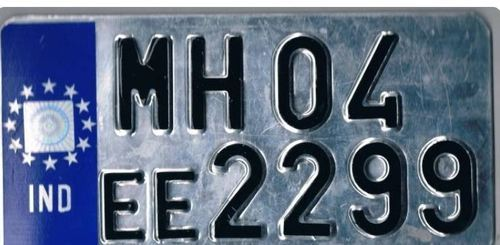
#> input picture data/images/62.jpg, 500 x 245 px, found by its file name
$ python lp_detect.py
#> lines starting #> are read from the running program, lines starting #| are printed output that depends on the picture; after the words box and inside, x2 and y2 are one past the last pixel; in counts of white or black regions, pixels touching at a corner belong together
import cv2
import pytesseract
import numpy as np
import datetime

# Read the image file 84, 234, 54, 34, 61, 74 ,214
#not working 90,65,262
image = cv2.imread('./data/images/62.JPG')
#> image is the input picture: shape (245, 500, 3); mean B, G, R 127.8, 106.2, 92.5
# image = cv2.imread('./numberPlates/321.JPG')
# image = cv2.imread('324.JPG')
# image=cv2.resize(image,(600,400))
# Convert to Grayscale Image
gray_image = cv2.cvtColor(image, cv2.COLOR_BGR2GRAY)
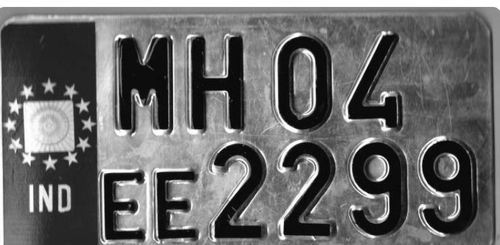
#> gray_image: shape (245, 500); min 0, max 255, mean 104.6
gray_image=cv2.bilateralFilter(gray_image,13,15,15)

# # kernel=np.array([
# # 	[1,0,0,0],
# # 	[0,1,0,0],
# # 	[0,0,1,0],
# # 	[0,0,0,1]
# # ])

# # filtered=cv2.filter2D(gray_image.copy,-1,kernel)

# # cv2.imshow("filtered",filtered)
# #Canny Edge Detection
canny_edge = cv2.Canny(gray_image, 170, 200)
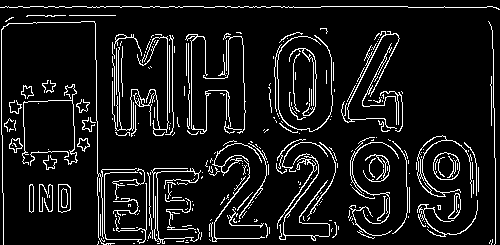
#> canny_edge: shape (245, 500); 9.3% white in thin lines or dots
# cv2.imshow("canny",canny_edge)

# Find contours based on Edges
contours, new  = cv2.findContours(canny_edge.copy(), cv2.RETR_LIST, cv2.CHAIN_APPROX_NONE)
#> contours = 332 contours, 289 with area under 20; largest, box (x1, y1, x2, y2) and area: (433, 152, 460, 180) 583, (433, 152, 460, 180) 556, (417, 135, 472, 198) 462, (58, 184, 71, 213) 318, (58, 184, 71, 213) 312; new = 332 rows, first 6: [1, -1, -1, -1], [2, 0, -1, -1], [3, 1, -1, -1], [4, 2, -1, -1], [5, 3, -1, -1], [6, 4, -1, -1]
contours=sorted(contours, key = cv2.contourArea, reverse = True)[:30]
#> contours = 30 contours; largest, box (x1, y1, x2, y2) and area: (433, 152, 460, 180) 583, (433, 152, 460, 180) 556, (417, 135, 472, 198) 462, (58, 184, 71, 213) 318, (58, 184, 71, 213) 312

# cv2.drawContours(image,contours,-1,(239,230,0),2)

# Initialize license Plate contour and x,y coordinates
contour_with_license_plate = None
license_plate = None
x = None
y = None
w = None
h = None

f=0 #set to 1 if lisence plate is detected
# Find the contour with 4 potential corners and creat ROI around it
for contour in contours:
        # Find Perimeter of contour and it should be a closed contour
        perimeter = cv2.arcLength(contour, True)
        approx = cv2.approxPolyDP(contour, 0.01 * perimeter, True)
        if len(approx) == 4: #see whether it is a Rect
            contour_with_license_plate = approx
            x, y, w, h = cv2.boundingRect(contour)
            license_plate = gray_image[y:y + h, x:x + w]
            f=1

            break
#> this loop made 30 passes
#> perimeter on passes 1 to 12: 90.77, 188.5, 394, 75.9, 73.56, 129.1, 65.21, 99.54, 100.8, 719.9, 417.1, 61.66

# Removing Noise from the detected image, before sending to Tesseract
#> (the run stopped early here; a loop or call above may not have finished)

$ run again, with data/images/111.jpg copied over data/images/62.jpg
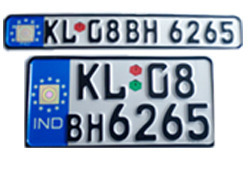
#> input picture data/images/111.jpg, 248 x 177 px, found by its file name
#> image is the input picture: shape (177, 248, 3); mean B, G, R 196.9, 181.8, 171.3
#> `gray_image = cv2.cvtColor(image, cv2.COLOR_BGR2GRAY)`:
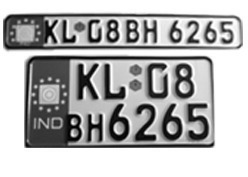
#> gray_image: shape (177, 248); min 1, max 255, mean 180.4
#> `canny_edge = cv2.Canny(gray_image, 170, 200)`:
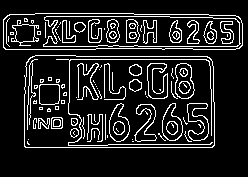
#> canny_edge: shape (177, 248); 12.9% white in thin lines or dots, all inside (x1, y1, x2, y2) = (3, 13, 243, 148)
#> `contours, new  = cv2.findContours(canny_edge.copy(), cv2.RETR_LIST, cv..`: contours = 166 contours, 91 with area under 20; largest, box (x1, y1, x2, y2) and area: (24, 55, 215, 148) 17194, (24, 55, 215, 148) 17181, (3, 13, 243, 50) 8292, (3, 13, 243, 50) 8278, (43, 16, 241, 47) 5552; new = 166 rows, first 6: [1, -1, -1, -1], [2, 0, -1, -1], [3, 1, -1, -1], [4, 2, -1, -1], [5, 3, -1, -1], [6, 4, -1, -1]
#> `contours=sorted(contours, key = cv2.contourArea, reverse = True)[:30]`: contours = 30 contours; largest, box (x1, y1, x2, y2) and area: (24, 55, 215, 148) 17194, (24, 55, 215, 148) 17181, (3, 13, 243, 50) 8292, (3, 13, 243, 50) 8278, (43, 16, 241, 47) 5552
#> the loop `for contour in contours:` made 30 passes
#> perimeter on passes 1 to 8: 559.9, 552.8, 540.5, 538.2, 495.1, 494.2, 99.94, 97.6
